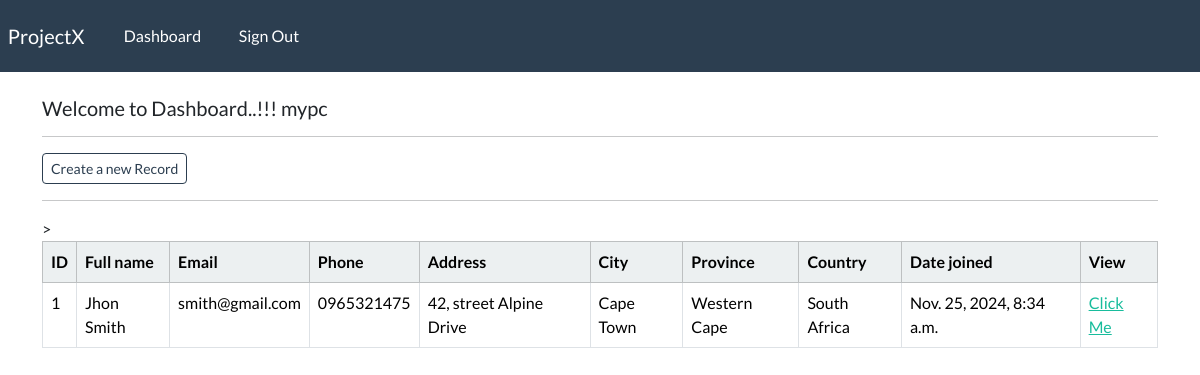
The page /dashboard (signed in) on the database its author committed.
### webapp/models.py (models this page shows, shortened)
class Record(models.Model):
    creation_date = models.DateTimeField(auto_now_add=True)
    first_name = models.CharField(max_length=100)
    last_name = models.CharField(max_length=100)
    email = models.CharField(max_length=100)
    phone = models.CharField(max_length=20)
    address = models.CharField(max_length=300)
    city = models.CharField(max_length=100)
    province = models.CharField(max_length=200)
    country = models.CharField(max_length=200)

### webapp/views.py (the view)
# urls.py: path('dashboard', views.dashboard, name= "dashboard"),
@login_required(login_url='my-login')
def dashboard(request):
   my_records = Record.objects.all()
   context = {'records': my_records}
   return render(request, 'webapp/dashboard.html', context = context)

### webapp/templates/webapp/dashboard.html
{% extends 'webapp/base.html' %}
{% block content %}
    <h5> Welcome to Dashboard..!!! {{user}}  </h5>
    <hr>
    <a class="btn btn-outline-primary btn-sm" href="{% url 'create-record' %}">
        Create a new Record
    </a>
    <hr>
    <table class="table table-hover table-bordered">
        <thead class="table-light">
            <tr>
                 <th scope="col"> ID </th>
                 <th scope="col"> Full name </th>
                 <th scope="col"> Email </th>
                 <th scope="col"> Phone </th>
                 <th scope="col"> Address </th>
                 <th scope="col"> City </th>
                 <th scope="col"> Province </th>
                 <th scope="col"> Country </th>
                 <th scope="col"> Date joined </th>>
                <th scope="col"> View </th>
            </tr>
        </thead>
        <tbody>
        {% if records %}
            {% for record in records %}
            <tr>
                <td>{{record.id}} </td>
                <td>{{record.first_name}}   {{record.last_name}} </td>
                <td>{{record.email}} </td>
                <td>{{record.phone}} </td>
                <td>{{record.address}} </td>
                <td>{{record.city}} </td>
                <td>{{record.province}} </td>
                <td>{{record.country}} </td>
                <td>{{record.creation_date}} </td>
                <td> <a href="{% url 'record' record.id %}"> Click Me </a> </td>
            </tr>
            {% endfor %}
        {% endif %}
        </tbody>
    </table>
{% endblock %}

### webapp/templates/webapp/base.html (shortened to what this page needs)
{% load static %}
<!DOCTYPE html>
<html>
    <head>
        <link rel="stylesheet" type="text/css" href="https://bootswatch.com/5/flatly/bootstrap.min.css">
        <link rel="stylesheet" type="text/css" href="{% static 'css/style.css'%}">
    </head>
    <body>
        {% include 'webapp/navbar.html' %}
        <div class="container">
            <br>
            {% block content %}
            {% endblock %}
        </div>
    </body>
</html>

### webapp/templates/webapp/navbar.html (shortened to what this page needs)
<nav class=" navbar navbar-expand-lg navbar-dark bg-primary justify-content-center">
    <a class="navbar-brand main-heading" href="{% url ''%}">
        &nbsp; ProjectX
    </a>
    <div class="collapse navbar-collapse text-center" id="navbarNavDropdown">
       <ul class="navbar-nav mr-auto">
        {% if user.is_authenticated %}
          <li class="nav-item">
            <a class="nav-link" href="{% url 'dashboard' %}">Dashboard &nbsp;</a>
          </li>
          <li class="nav-item">
            <a class="nav-link" href="{% url 'user-logout' %}">Sign Out &nbsp; </a>
          </li>
       </ul>
       {% endif %}
    </div>
</nav>

### rows shown on the page
Record: id "1", first_name "Jhon", last_name "Smith", email "smith@gmail.com", phone "0965321475", address "42, street Alpine Drive", city "Cape Town", province "Western Cape", country "South Africa", creation_date "Nov. 25, 2024, 8:34 a.m."

### other values the page prints
{{ user }} "mypc"
